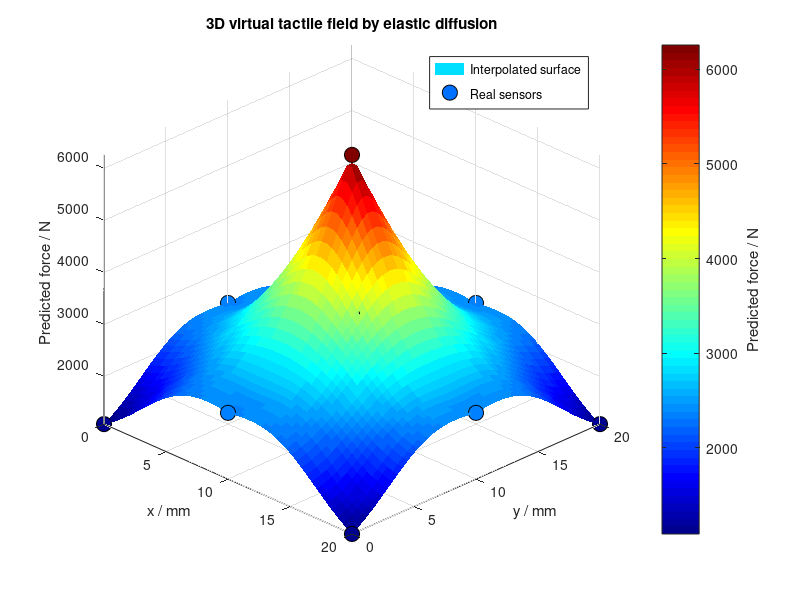

Write MATLAB code to recreate this figure. (Note: this script raises an error after producing the figure.)
clear;
clc;
close all;

%% 1. 真实测点坐标 (mm)
real_points = [
    0, 0;
    10, 0;
    20, 0;
    0, 10;
    10, 10;
    20, 10;
    0, 20;
    10, 20;
    20, 20
];

%% 2. 真实测点力值 (N)
real_values = [
    1085.53;
    2357.69;
    1085.53;
    2357.69;
    6258.71;
    2357.69;
    1085.53;
    2357.69;
    1085.53
];

%% 3. 线弹性材料参数
E = 100000.0;     % Pa
nu = 0.49;

G = E / (2 * (1 + nu));

lambda_elastic = 8.0;   % 扩散长度，单位与坐标一致
eps_val = 1e-6;

%% 4. 创建连续虚拟网格，用于画图
x = linspace(0, 20, 50);
y = linspace(0, 20, 50);

[X, Y] = meshgrid(x, y);

virtual_points = [X(:), Y(:)];

%% 5. 计算连续网格上的弹性扩散力分布
virtual_values = zeros(size(virtual_points, 1), 1);

for i = 1:size(virtual_points, 1)

    vp = virtual_points(i, :);

    distances = sqrt( ...
        (real_points(:,1) - vp(1)).^2 + ...
        (real_points(:,2) - vp(2)).^2 );

    weights = exp(-distances / lambda_elastic) ./ ...
              (G * (distances + eps_val));

    weights = weights / sum(weights);

    virtual_values(i) = sum(weights .* real_values);

end

Z = reshape(virtual_values, size(X));

%% 6. 三维可视化
figure;

surf(X, Y, Z, 'EdgeColor', 'none');
colormap jet;
colorbar;
ylabel(colorbar, 'Predicted force / N');

hold on;

scatter3( ...
    real_points(:,1), ...
    real_points(:,2), ...
    real_values, ...
    120, ...
    real_values, ...
    'filled', ...
    'MarkerEdgeColor', 'k');

xlabel('x / mm');
ylabel('y / mm');
zlabel('Predicted force / N');

title('3D virtual tactile field by elastic diffusion');

axis tight;
grid on;
view(45, 30);

legend('Interpolated surface', 'Real sensors');

%% 7. 输出所有整数坐标点的力数据

x_int = 0:1:20;
y_int = 0:1:20;

[X_int_grid, Y_int_grid] = meshgrid(x_int, y_int);

integer_points = [X_int_grid(:), Y_int_grid(:)];

integer_values = zeros(size(integer_points, 1), 1);

for i = 1:size(integer_points, 1)

    ip = integer_points(i, :);

    distances = sqrt( ...
        (real_points(:,1) - ip(1)).^2 + ...
        (real_points(:,2) - ip(2)).^2 );

    weights = exp(-distances / lambda_elastic) ./ ...
              (G * (distances + eps_val));

    weights = weights / sum(weights);

    integer_values(i) = sum(weights .* real_values);

end

ResultTable = table( ...
    integer_points(:,1), ...
    integer_points(:,2), ...
    integer_values, ...
    'VariableNames', { ...
        'x_mm', ...
        'y_mm', ...
        'PredictedForce_N'} ...
);

disp('整数坐标点力数据：');
disp(ResultTable);
